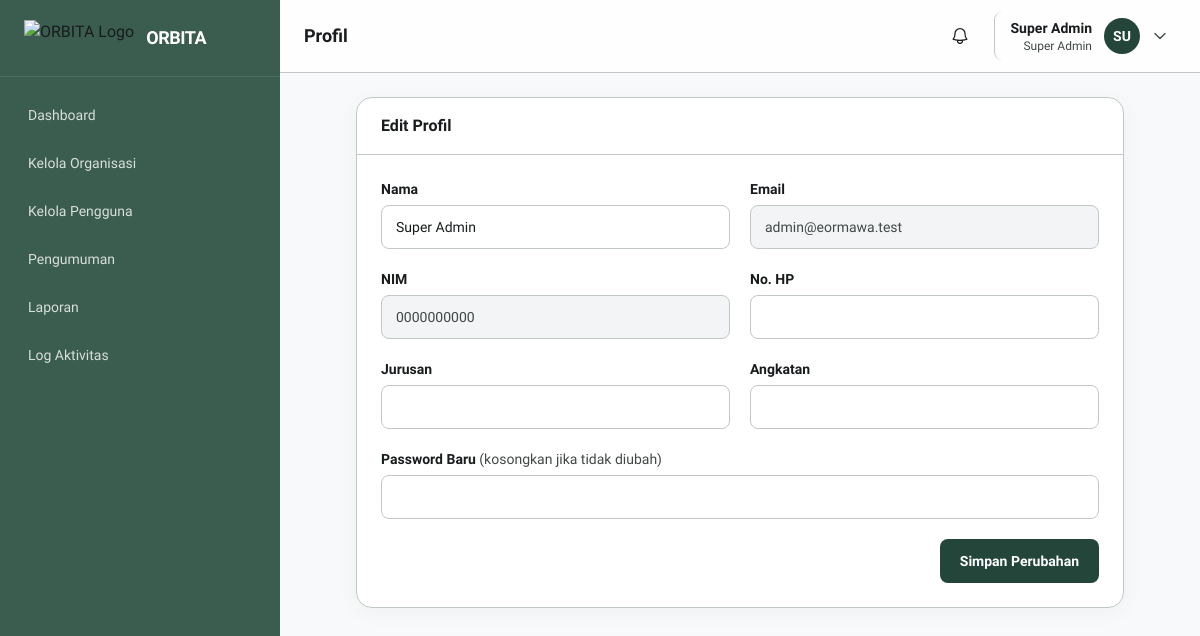
Page /pages/profil.php (signed in) on the committed database.
### tables this page shows
CREATE TABLE users (
    id INT AUTO_INCREMENT PRIMARY KEY,
    nama VARCHAR(100) NOT NULL,
    email VARCHAR(100) NOT NULL UNIQUE,
    nim VARCHAR(20) NOT NULL UNIQUE,
    password VARCHAR(255) NOT NULL,
    role_id INT NOT NULL DEFAULT 2,
    no_hp VARCHAR(20),
    jurusan VARCHAR(100),
    angkatan VARCHAR(4),
    foto_profile VARCHAR(255) DEFAULT NULL,
    status ENUM('aktif', 'nonaktif', 'menunggu') DEFAULT 'aktif',
    reset_token VARCHAR(64) DEFAULT NULL,
    reset_expires DATETIME DEFAULT NULL,
    created_at DATETIME DEFAULT CURRENT_TIMESTAMP,
    updated_at DATETIME DEFAULT CURRENT_TIMESTAMP ON UPDATE CURRENT_TIMESTAMP,
    FOREIGN KEY (role_id) REFERENCES roles(id) ON DELETE CASCADE
);

### includes/functions.php (called while the page is built, shortened)
<?php
function e(string $text): string {
    return htmlspecialchars($text, ENT_QUOTES, 'UTF-8');
}

### pages/profil.php (the view, shortened to what this page needs)
<?php
require_once __DIR__ . '/../includes/functions.php';
$pdo = db();
$user_id = (int) $_SESSION['user_id'];
$user = $pdo->prepare("SELECT * FROM users WHERE id=? LIMIT 1");
$user->execute([$user_id]); $user = $user->fetch();
?>
<?php require __DIR__ . '/../components/head.php'; ?>
<?php require __DIR__ . '/../components/sidebar.php'; ?>
<?php require __DIR__ . '/../components/navbar.php'; ?>
<main class="p-6 lg:ml-[280px]">
    <div class="max-w-3xl mx-auto space-y-6">
        <div class="bg-white rounded-2xl border border-outline-variant shadow-card overflow-hidden">
            <div class="px-6 py-4 border-b border-outline-variant"><h3 class="font-bold text-on-surface">Edit Profil</h3></div>
            <form method="POST" action="" class="p-6 grid grid-cols-1 md:grid-cols-2 gap-5">
                <div><label class="block text-sm font-semibold text-on-surface mb-1.5">Nama</label><input type="text" name="nama" required value="<?= e($user['nama']) ?>" class="form-input"></div>
                <div><label class="block text-sm font-semibold text-on-surface mb-1.5">Email</label><input type="email" disabled value="<?= e($user['email']) ?>" class="form-input bg-surface-low text-on-surface-variant"></div>
                <div><label class="block text-sm font-semibold text-on-surface mb-1.5">NIM</label><input type="text" disabled value="<?= e($user['nim']) ?>" class="form-input bg-surface-low text-on-surface-variant"></div>
                <div><label class="block text-sm font-semibold text-on-surface mb-1.5">No. HP</label><input type="text" name="no_hp" value="<?= e($user['no_hp'] ?? '') ?>" class="form-input"></div>
                <div><label class="block text-sm font-semibold text-on-surface mb-1.5">Jurusan</label><input type="text" name="jurusan" value="<?= e($user['jurusan'] ?? '') ?>" class="form-input"></div>
                <div><label class="block text-sm font-semibold text-on-surface mb-1.5">Angkatan</label><input type="text" name="angkatan" value="<?= e($user['angkatan'] ?? '') ?>" class="form-input"></div>
                <div class="md:col-span-2"><label class="block text-sm font-semibold text-on-surface mb-1.5">Password Baru <span class="text-on-surface-variant font-normal">(kosongkan jika tidak diubah)</span></label><input type="password" name="password" class="form-input"></div>
                <div class="md:col-span-2 flex justify-end"><button type="submit" class="btn-primary">Simpan Perubahan</button></div>
            </form>
        </div>
    </div>
</main>
<?php require __DIR__ . '/../components/footer.php'; ?>

### assets/css/custom.css (style rules this page uses)
.form-input { height: 44px; border: 1px solid #c1c8c3; border-radius: 0.5rem; padding: 0 14px; font-size: 14px; transition: all 0.2s; width: 100%; background: white; }
.form-input::placeholder { color: #717974; }
.btn-primary { display: inline-flex; align-items: center; justify-content: center; gap: 8px; height: 44px; padding: 0 20px; background: #244539; color: white; border-radius: 0.5rem; font-weight: 600; font-size: 14px; transition: all 0.2s; }

### components/head.php (style rules this page uses)
body { font-family: 'Plus Jakarta Sans', sans-serif; background-color: #f8f9fa; }

### rows in the picture
users: nama "Super Admin", email "admin@eormawa.test", nim "0000000000"

### other values in the picture
$item['label'] "Dashboard"
$item['label'] "Kelola Organisasi"
$item['label'] "Kelola Pengguna"
$item['label'] "Pengumuman"
$item['label'] "Laporan"
$item['label'] "Log Aktivitas"
$page_title "Profil"
$_SESSION['nama'] "Super Admin"
$_SESSION['role'] "Super Admin"
substr($_SESSION['nama'] ?? 'U', 0, 2) "SU"
